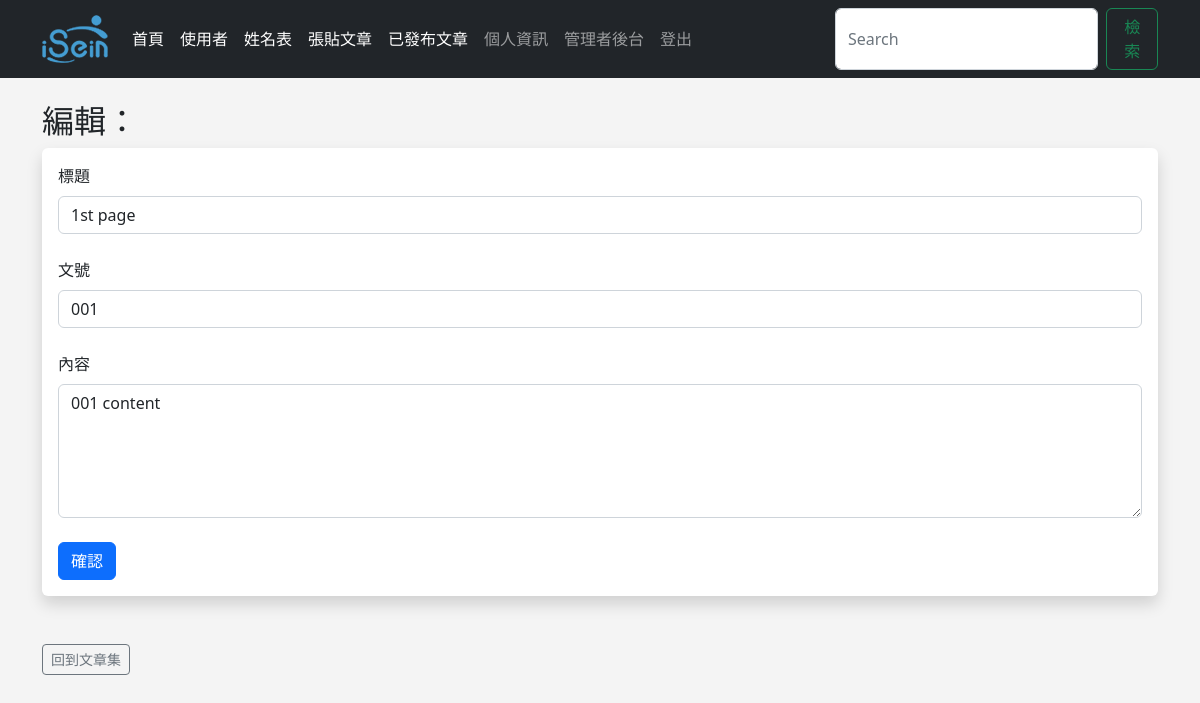
/posts/edit/1 (signed in), run on the app's committed database.
### app.py (models this page shows)
class Posts(db.Model):
    id = db.Column(db.Integer, primary_key=True)
    title = db.Column(db.String(255))
    content = db.Column(db.Text)
    date_posted = db.Column(db.DateTime, default=datetime.utcnow)
    slug = db.Column(db.String(255))
    poster_id = db.Column(db.Integer, db.ForeignKey('users.id'))

### app.py (the view, shortened to what this page needs)
@app.route('/posts/edit/<int:id>', methods=['GET', 'POST'])
@login_required
def edit_post(id):
    post = Posts.query.get_or_404(id)
    form = PostForm()
    if current_user.id == post.poster_id:
        form.title.data = post.title
        form.slug.data = post.slug
        form.content.data = post.content
        return render_template('edit_post.html', form=form)
    else:
        flash('你不是作者，無權編輯！')
        posts = Posts.query.order_by(Posts.date_posted)
        return render_template("posts.html", posts=posts)

### webforms.py
class PostForm(FlaskForm):
    title = StringField("標題", validators=[DataRequired()])
    content = CKEditorField("內容", validators=[DataRequired()])
    slug = StringField("文號", validators=[DataRequired()])
    submit = SubmitField("確認")

class SearchForm(FlaskForm):
    searched = StringField('Searched', validators=[DataRequired()])
    submit = SubmitField("確認")

### app.py (called while the page is built)
@login_manager.user_loader
def load_user(user_id):
    return Users.query.get(int(user_id))

@app.context_processor
def base():
    form = SearchForm()
    return dict(form=form)

### templates/edit_post.html (shortened to what this page needs)
{% extends 'base.html' %}
{% block content %}
    <h2>編輯：</h2>
    <div class="shadow p-3 mb-5 bg-body rounded">
        <form method="POST">
            {{ form.title.label(class="form-label") }}
            {{ form.title(class="form-control") }}
            <br/>
            {{ form.slug.label(class="form-label") }}
            {{ form.slug(class="form-control") }}
            <br/>
            {{ form.content.label(class="form-label") }}
            {{ form.content(class="form-control", rows=5) }}
            <br/>
            {{ form.submit(class="btn btn-primary") }}
        </form>
    </div>
    <a href="{{ url_for('posts')}}" class="btn btn-outline-secondary btn-sm">回到文章集</a>
    <br/>
{% endblock %}

### static/css/style.css (style rules this page uses)
body { background: #f4f4f4f0; }

### data on the page
Posts: title "1st page", slug "001", content "001 content"
